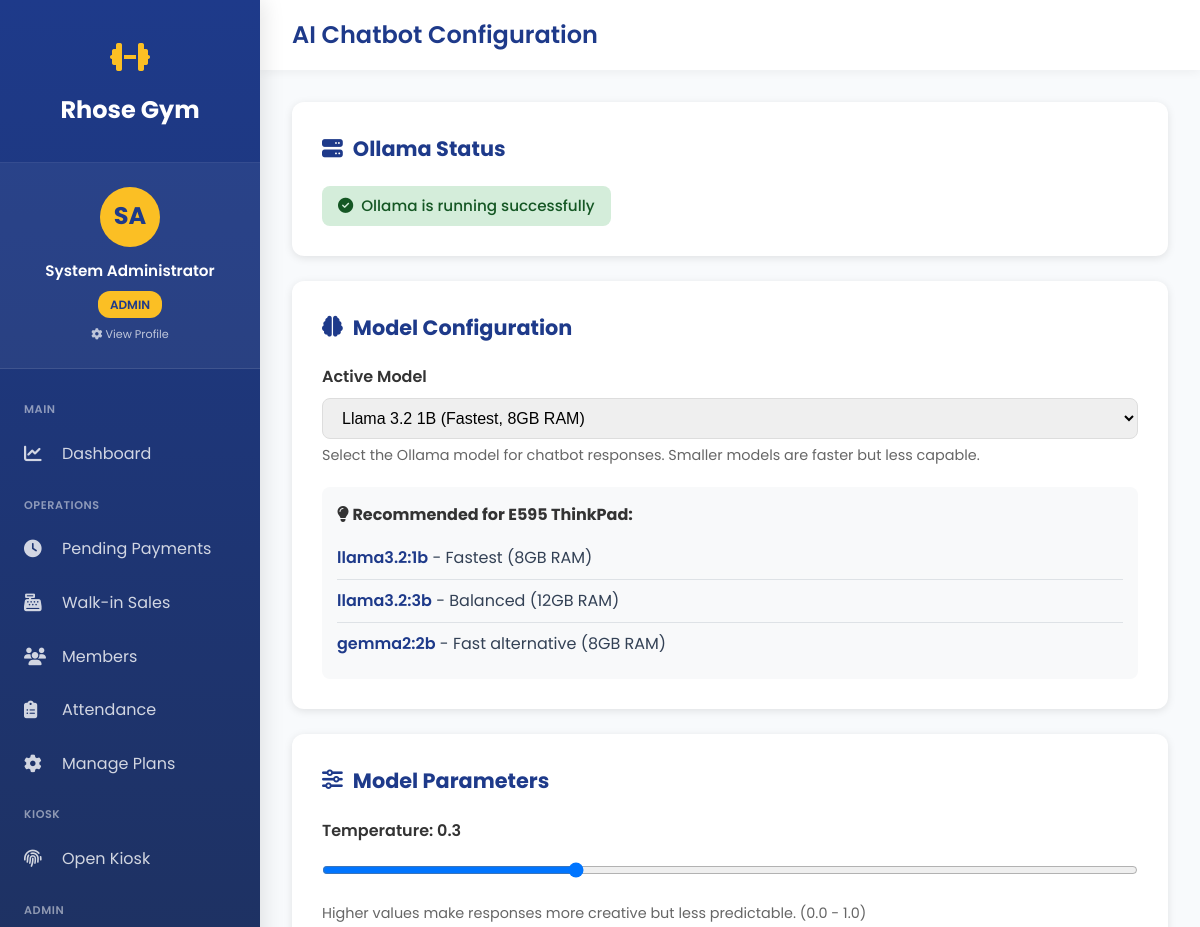
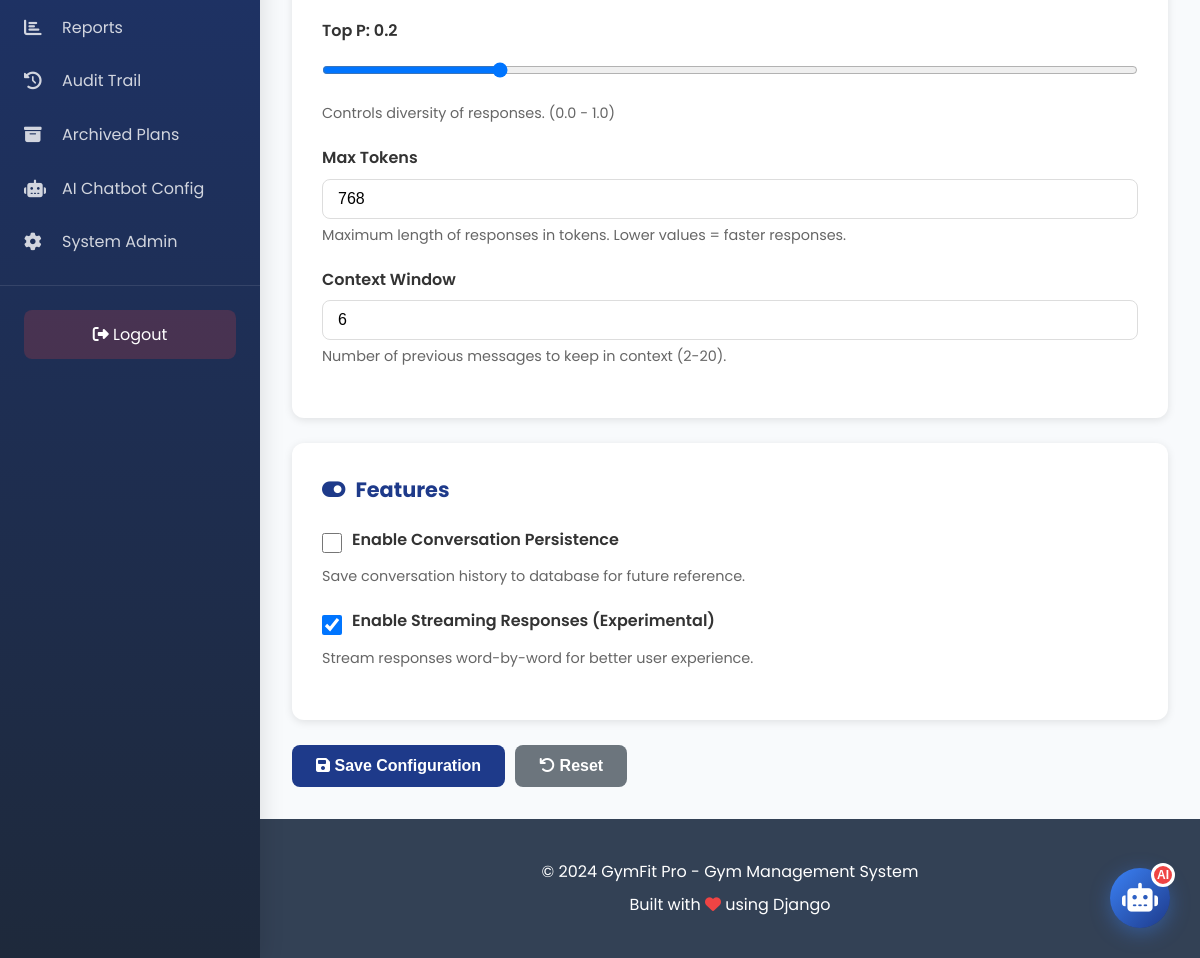
The app's page /chatbot/config/ (signed in) with its own data (2 pictures, top to bottom).
### gym_app/models.py (models this page shows, shortened)
class User(AbstractUser):
    ROLE_CHOICES = [
        ('admin', 'Admin'),
        ('staff', 'Staff'),
        ('member', 'Member'),
    ]
    role = models.CharField(max_length=10, choices=ROLE_CHOICES, default='member')
    mobile_no = models.CharField(max_length=20, blank=True, null=True)
    address = models.TextField(blank=True, null=True)
    birthdate = models.DateField(blank=True, null=True)
    age = models.IntegerField(blank=True, null=True)
    profile_image = models.ImageField(
        upload_to='profile_images/',
        blank=True,
        null=True,
        help_text="Profile picture"
    )
    kiosk_pin = models.CharField(
        max_length=6,
        blank=True,
        null=True,
        unique=True,
        help_text="6-digit PIN for kiosk check-in/out",
        verbose_name="Kiosk PIN"
    )
    created_at = models.DateTimeField(auto_now_add=True)
    updated_at = models.DateTimeField(auto_now=True)
    class Meta:
        db_table = 'users'
        verbose_name = 'User'
        verbose_name_plural = 'Users'
    def is_admin(self):
        return self.role == 'admin' or self.is_superuser

class ChatbotConfig(models.Model):
    MODEL_CHOICES = [
        ('llama3.2:1b', 'Llama 3.2 1B (Fastest, 8GB RAM)'),
        ('llama3.2:3b', 'Llama 3.2 3B (Balanced, 12GB RAM)'),
        ('phi3:3.8b', 'Phi 3 3.8B (Efficient, 12GB RAM)'),
        ('gemma2:2b', 'Gemma 2 2B (Fast, 8GB RAM)'),
        ('mistral:7b', 'Mistral 7B (High Quality, 16GB RAM)'),
        ('qwen2:1.5b', 'Qwen 2 1.5B (Multilingual, 8GB RAM)'),
        ('qwen2:7b', 'Qwen 2 7B (Advanced Multilingual, 16GB RAM)'),
        ('qwen2.5:7b', 'Qwen 2.5 7B (Latest, 16GB RAM)'),
        ('qwenqwen2.5:0.5b', 'Ultra-fast responses (4GB RAM)'),
    ]
    id = models.AutoField(primary_key=True)
    active_model = models.CharField(
        max_length=50,
        choices=MODEL_CHOICES,
        default='llama3.2:1b',
        help_text="Current active Ollama model"
    )
    temperature = models.FloatField(
        default=0.7,
        help_text="Creativity level (0.0-1.0). Higher = more creative"
    )
    top_p = models.FloatField(
        default=0.9,
        help_text="Nucleus sampling (0.0-1.0)"
    )
    max_tokens = models.IntegerField(
        default=512,
        help_text="Maximum response length in tokens"
    )
    context_window = models.IntegerField(
        default=6,
        help_text="Number of previous messages to keep in context"
    )
    enable_streaming = models.BooleanField(
        default=False,
        help_text="Enable streaming responses (better UX)"
    )
    enable_persistence = models.BooleanField(
        default=True,
        help_text="Save conversation history to database"
    )
    ollama_host = models.CharField(
        max_length=200,
        default='http://localhost:11434',
        help_text="Ollama server URL"
    )
    timeout_seconds = models.IntegerField(
        default=30,
        help_text="Request timeout in seconds"
    )
    updated_at = models.DateTimeField(auto_now=True)
    updated_by = models.ForeignKey(
        User,
        on_delete=models.SET_NULL,
        null=True,
        blank=True,
        related_name='chatbot_config_updates'
    )
    class Meta:
        db_table = 'chatbot_config'
        verbose_name = 'Chatbot Configuration'
        verbose_name_plural = 'Chatbot Configuration'
    @classmethod
    def get_config(cls):
        config, created = cls.objects.get_or_create(id=1)
        return config

### gym_app/views.py (the view)
# urls.py: path('chatbot/config/', views.chatbot_config_view, name='chatbot_config'),
@login_required
def chatbot_config_view(request):
    if not request.user.is_admin():
        messages.error(request, 'Access denied. Admin only.')
        return redirect('dashboard')
    from .models import ChatbotConfig
    config = ChatbotConfig.get_config()
    available_models = GymChatbot.get_available_models()
    ollama_status = GymChatbot.check_ollama_status()
    context = {
        'config': config,
        'available_models': available_models,
        'ollama_status': ollama_status,
        'model_choices': ChatbotConfig.MODEL_CHOICES,
    }
    return render(request, 'gym_app/chatbot_config.html', context)

### gym_app/templates/gym_app/chatbot_config.html (shortened to what this page needs)
{% extends 'gym_app/base_sidebar.html' %}
{% block page_title %}AI Chatbot Configuration{% endblock %}
{% block content %}
<div class="config-container">
    <div class="config-card">
        <h3><i class="fas fa-server"></i> Ollama Status</h3>
        {% if ollama_status.status == 'running' %}
        <div class="status-indicator status-running">
            <i class="fas fa-check-circle"></i>
            {{ ollama_status.message }}
        </div>
        {% endif %}
    </div>
    <form id="config-form">
        <div class="config-card">
            <h3><i class="fas fa-brain"></i> Model Configuration</h3>
            <div class="form-group">
                <label for="active_model">Active Model</label>
                <select id="active_model" name="active_model" required>
                    {% for value, label in model_choices %}
                    <option value="{{ value }}" {% if config.active_model == value %}selected{% endif %}>
                        {{ label }}
                    </option>
                    {% endfor %}
                </select>
                <small>Select the Ollama model for chatbot responses. Smaller models are faster but less capable.</small>
            </div>
            <div class="model-recommendations">
                <h4><i class="fas fa-lightbulb"></i> Recommended for E595 ThinkPad:</h4>
                <ul class="model-list">
                    <li><span class="model-name">llama3.2:1b</span> - Fastest (8GB RAM)</li>
                    <li><span class="model-name">llama3.2:3b</span> - Balanced (12GB RAM)</li>
                    <li><span class="model-name">gemma2:2b</span> - Fast alternative (8GB RAM)</li>
                </ul>
            </div>
        </div>
        <div class="config-card">
            <h3><i class="fas fa-sliders-h"></i> Model Parameters</h3>
            <div class="form-group">
                <label for="temperature">Temperature: <span id="temp-value">{{ config.temperature }}</span></label>
                <input type="range" id="temperature" name="temperature" min="0" max="1" step="0.1" value="{{ config.temperature }}" oninput="document.getElementById('temp-value').textContent=this.value">
                <small>Higher values make responses more creative but less predictable. (0.0 - 1.0)</small>
            </div>
            <div class="form-group">
                <label for="top_p">Top P: <span id="topp-value">{{ config.top_p }}</span></label>
                <input type="range" id="top_p" name="top_p" min="0" max="1" step="0.1" value="{{ config.top_p }}" oninput="document.getElementById('topp-value').textContent=this.value">
                <small>Controls diversity of responses. (0.0 - 1.0)</small>
            </div>
            <div class="form-group">
                <label for="max_tokens">Max Tokens</label>
                <input type="number" id="max_tokens" name="max_tokens" value="{{ config.max_tokens }}" min="128" max="2048" step="64">
                <small>Maximum length of responses in tokens. Lower values = faster responses.</small>
            </div>
            <div class="form-group">
                <label for="context_window">Context Window</label>
                <input type="number" id="context_window" name="context_window" value="{{ config.context_window }}" min="2" max="20" step="1">
                <small>Number of previous messages to keep in context (2-20).</small>
            </div>
        </div>
        <div class="config-card">
            <h3><i class="fas fa-toggle-on"></i> Features</h3>
            <div class="form-group">
                <div class="checkbox-group">
                    <input type="checkbox" id="enable_persistence" name="enable_persistence" {% if config.enable_persistence %}checked{% endif %}>
                    <label for="enable_persistence">Enable Conversation Persistence</label>
                </div>
                <small>Save conversation history to database for future reference.</small>
            </div>
            <div class="form-group">
                <div class="checkbox-group">
                    <input type="checkbox" id="enable_streaming" name="enable_streaming" {% if config.enable_streaming %}checked{% endif %}>
                    <label for="enable_streaming">Enable Streaming Responses (Experimental)</label>
                </div>
                <small>Stream responses word-by-word for better user experience.</small>
            </div>
        </div>
        <div class="btn-group">
            <button type="submit" class="btn btn-primary">
                <i class="fas fa-save"></i> Save Configuration
            </button>
            <button type="button" class="btn btn-secondary" onclick="window.location.reload()">
                <i class="fas fa-undo"></i> Reset
            </button>
        </div>
    </form>
</div>
{% endblock %}

### gym_app/templates/gym_app/base_sidebar.html (shortened to what this page needs)
<!DOCTYPE html>
<html lang="en">
<head>
    <link rel="stylesheet" href="https://cdnjs.cloudflare.com/ajax/libs/font-awesome/6.4.0/css/all.min.css">
</head>
<body class="has-sidebar">
    <aside class="sidebar" id="sidebar">
        <div class="sidebar-header">
            <div class="sidebar-logo">
                <i class="fas fa-dumbbell"></i>
            </div>
            <a href="{% url 'home' %}" class="sidebar-brand">Rhose Gym</a>
        </div>
        <a href="{% url 'profile_settings' %}" class="sidebar-user">
            <div class="sidebar-user-avatar">
                {% if user.profile_image %}
                    <img src="{{ user.profile_image.url }}" alt="{{ user.get_full_name }}" class="sidebar-user-avatar-img">
                {% else %}
                    {{ user.first_name|first|upper }}{{ user.last_name|first|upper }}
                {% endif %}
            </div>
            <div class="sidebar-user-name">{{ user.get_full_name|default:user.username }}</div>
            <div style="text-align: center; margin-top: 0.5rem;">
                <span class="sidebar-user-role">{{ user.role }}</span>
            </div>
            <div style="text-align: center; margin-top: 0.5rem; font-size: 0.7rem; opacity: 0.7;">
                <i class="fas fa-cog"></i> View Profile
            </div>
        </a>
            <nav class="sidebar-menu">
            <div class="sidebar-section">Main</div>
            <a href="{% url 'dashboard' %}" {% if request.path == '/dashboard/' %}class="active"{% endif %}>
                <i class="fas fa-chart-line"></i>
                <span>Dashboard</span>
            </a>
            <div class="sidebar-section">Operations</div>
            <a href="{% url 'pending_payments' %}" {% if 'pending-payments' in request.path %}class="active"{% endif %}>
                <i class="fas fa-clock"></i>
                <span>Pending Payments</span>
            </a>
            <a href="{% url 'walkin_purchase' %}" {% if 'walkin' in request.path %}class="active"{% endif %}>
                <i class="fas fa-cash-register"></i>
                <span>Walk-in Sales</span>
            </a>
            <a href="{% url 'members_list' %}" {% if 'members' in request.path %}class="active"{% endif %}>
                <i class="fas fa-users"></i>
                <span>Members</span>
            </a>
            <a href="{% url 'attendance_report' %}" {% if 'attendance' in request.path %}class="active"{% endif %}>
                <i class="fas fa-clipboard-list"></i>
                <span>Attendance</span>
            </a>
            <a href="{% url 'manage_plans' %}" {% if 'manage-plans' in request.path %}class="active"{% endif %}>
                <i class="fas fa-cog"></i>
                <span>Manage Plans</span>
            </a>
            <div class="sidebar-section">Kiosk</div>
            <a href="{% url 'kiosk_login' %}" target="_blank">
                <i class="fas fa-fingerprint"></i>
                <span>Open Kiosk</span>
            </a>
            {% if user.is_admin %}
            <div class="sidebar-section">Admin</div>
            <a href="{% url 'reports' %}" {% if 'reports' in request.path %}class="active"{% endif %}>
                <i class="fas fa-chart-bar"></i>
                <span>Reports</span>
            </a>
            <a href="{% url 'audit_trail' %}" {% if 'audit' in request.path %}class="active"{% endif %}>
                <i class="fas fa-history"></i>
                <span>Audit Trail</span>
            </a>
            <a href="{% url 'archived_plans' %}" {% if 'archived-plans' in request.path %}class="active"{% endif %}>
                <i class="fas fa-archive"></i>
                <span>Archived Plans</span>
            </a>
            <a href="{% url 'chatbot_config' %}" {% if 'chatbot-config' in request.path %}class="active"{% endif %}>
                <i class="fas fa-robot"></i>
                <span>AI Chatbot Config</span>
            </a>
            <a href="/admin/" target="_blank">
                <i class="fas fa-cog"></i>
                <span>System Admin</span>
            </a>
            {% endif %}
        </nav>
        <div class="sidebar-footer">
            <a href="{% url 'logout' %}">
                <i class="fas fa-sign-out-alt"></i> Logout
            </a>
        </div>
    </aside>
    <div class="main-wrapper">
        <div class="top-navbar">
            <div class="top-navbar-left">
                <h1>{% block page_title %}Dashboard{% endblock %}</h1>
            </div>
        </div>
        <main class="main-content">
            {% block content %}{% endblock %}
        </main>
        <footer class="footer">
            <div class="container">
                <p>&copy; 2024 GymFit Pro - Gym Management System</p>
                <p>Built with <i class="fas fa-heart" style="color: var(--danger);"></i> using Django</p>
            </div>
        </footer>
    </div>
<button class="chat-widget-button" id="chatWidgetToggle" title="Chat with FitBot">
    <i class="fas fa-robot"></i>
    <span class="chat-widget-badge">AI</span>
</button>
</body>
</html>

### records on screen
User: first_name|first "S", last_name|first "A", get_full_name "System Administrator", role "ADMIN"
ChatbotConfig: active_model "Llama 3.2 1B (Fastest, 8GB RAM)", temperature "0.3", top_p "0.2", max_tokens "768", context_window "6", enable_streaming "☑"

### other values on screen
{{ ollama_status.message }} "Ollama is running successfully"
